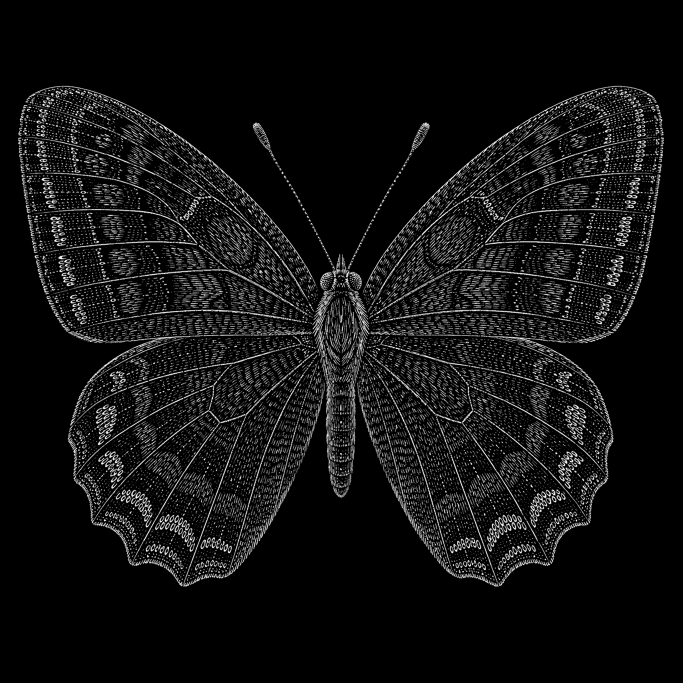
#> input picture input/butterfly.png, 2048 x 2048 px, given in place of circular_scene_3500.png, which was not available (shown at 1/3 size)
$ python analyze_image_order_multiples.py --output-dir out
#> lines starting #> are read from the running program, lines starting #| are printed output that depends on the picture; pictures that were not available may be replaced by others from this repository, and a replacement may not be noted
import argparse
import csv
import json
import math
from collections import defaultdict
from pathlib import Path

import matplotlib
import numpy as np
from PIL import Image

matplotlib.use("Agg")
import matplotlib.pyplot as plt


def parse_args():
    project_root = Path(__file__).resolve().parents[2]
    parser = argparse.ArgumentParser(
        description="按(m,n)共同本原方向分析图块复杂度与整数倍级次耦合。"
    )
    parser.add_argument(
        "--input-file",
        type=Path,
        default=project_root
        / "output"
        / "circular_7x7_target_49"
        / "circular_scene_3500.png",
    )
    parser.add_argument("--grid-size", type=int, default=6)
    parser.add_argument("--order-m-start", type=int, default=-6)
    parser.add_argument("--order-n-start", type=int, default=-3)
    parser.add_argument("--complex-count", type=int, default=12)
    parser.add_argument("--analysis-size", type=int, default=1200)
    parser.add_argument("--output-dir", type=Path, required=True)
    return parser.parse_args()


def primitive_direction(m, n):
    divisor = math.gcd(abs(m), abs(n))
    if divisor == 0:
        return 0, 0
    return m // divisor, n // divisor


def tile_complexities(gray, grid_size):
    normalized = gray.astype(np.float32) / 255.0
    dx = np.abs(np.diff(normalized, axis=1, prepend=normalized[:, :1]))
    dy = np.abs(np.diff(normalized, axis=0, prepend=normalized[:1, :]))
    detail = normalized + dx + dy
    edges = np.linspace(0, gray.shape[0], grid_size + 1, dtype=int)
    values = np.zeros((grid_size, grid_size), dtype=np.float64)
    for row in range(grid_size):
        for column in range(grid_size):
            values[row, column] = detail[
                edges[row] : edges[row + 1],
                edges[column] : edges[column + 1],
            ].sum()
    return values / values.max()


def analyze(complexities, m_start, n_start, complex_count):
    grid_size = complexities.shape[0]
    groups = defaultdict(list)
    for row in range(grid_size):
        for column in range(grid_size):
            m, n = m_start + row, n_start + column
            groups[primitive_direction(m, n)].append((row, column, m, n))

    complex_indices = set(
        np.argsort(complexities.ravel())[::-1][:complex_count].tolist()
    )
    rows = []
    for direction, members in groups.items():
        member_orders = ";".join(f"({m},{n})" for _r, _c, m, n in members)
        for row, column, m, n in members:
            flat_index = row * grid_size + column
            rows.append(
                {
                    "grid_row": row + 1,
                    "grid_column": column + 1,
                    "m": m,
                    "n": n,
                    "complexity": float(complexities[row, column]),
                    "high_complexity": flat_index in complex_indices,
                    "primitive_m": direction[0],
                    "primitive_n": direction[1],
                    "multiple_coupling_degree": len(members) - 1,
                    "multiple_group": member_orders,
                }
            )
    rows.sort(key=lambda item: (item["grid_row"], item["grid_column"]))
    return rows


def plot_analysis(gray, complexities, rows, grid_size, output_file):
    figure, axes = plt.subplots(1, 2, figsize=(16, 7.5))
    axes[0].imshow(gray, cmap="gray", vmin=0, vmax=255)
    axes[0].set_title("Supplied circular image: 6x6 complexity")
    height, width = gray.shape
    for index in range(1, grid_size):
        axes[0].axhline(index * height / grid_size, color="red", linewidth=0.8)
        axes[0].axvline(index * width / grid_size, color="red", linewidth=0.8)
    for row in range(grid_size):
        for column in range(grid_size):
            axes[0].text(
                (column + 0.5) * width / grid_size,
                (row + 0.5) * height / grid_size,
                f"{complexities[row, column]:.2f}",
                color="yellow",
                ha="center",
                va="center",
                fontsize=9,
                bbox={"facecolor": "black", "alpha": 0.45, "pad": 1},
            )
    axes[0].axis("off")

    colors = ["#72c472", "#f4d35e", "#f29e4c", "#e45756"]
    for item in rows:
        row = item["grid_row"] - 1
        column = item["grid_column"] - 1
        degree = item["multiple_coupling_degree"]
        color = colors[min(degree, len(colors) - 1)]
        rectangle = plt.Rectangle(
            (column, row),
            1,
            1,
            facecolor=color,
            edgecolor="black",
            linewidth=3 if item["high_complexity"] else 0.8,
        )
        axes[1].add_patch(rectangle)
        axes[1].text(
            column + 0.5,
            row + 0.36,
            f"({item['m']},{item['n']})",
            ha="center",
            va="center",
            fontweight="bold" if item["high_complexity"] else "normal",
        )
        axes[1].text(
            column + 0.5,
            row + 0.68,
            f"complex={item['complexity']:.2f}  degree={degree}",
            ha="center",
            va="center",
            fontsize=7.5,
        )
    axes[1].set_xlim(0, grid_size)
    axes[1].set_ylim(grid_size, 0)
    axes[1].set_aspect("equal")
    axes[1].set_xticks(np.arange(grid_size) + 0.5)
    axes[1].set_yticks(np.arange(grid_size) + 0.5)
    axes[1].set_xticklabels([str(item) for item in range(1, grid_size + 1)])
    axes[1].set_yticklabels([str(item) for item in range(1, grid_size + 1)])
    axes[1].set_xlabel("image grid column")
    axes[1].set_ylabel("image grid row")
    axes[1].set_title(
        "Integer-multiple coupling\nblack border = top-complexity tile; degree 0 = no multiple partner"
    )
    figure.tight_layout()
    figure.savefig(output_file, dpi=190, bbox_inches="tight")
    plt.close(figure)


def main():
    args = parse_args()
    if args.output_dir.exists():
        raise FileExistsError(f"输出目录已存在：{args.output_dir}")
    if args.grid_size < 1 or not 1 <= args.complex_count <= args.grid_size**2:
        raise ValueError("grid-size或complex-count不合法。")
    with Image.open(args.input_file) as image:
#> image is the input picture: PIL image 2048x2048 RGB; min 0, max 255, mean 17.9
        gray = np.asarray(
            image.convert("L").resize(
                (args.analysis_size, args.analysis_size),
                Image.Resampling.NEAREST,
            )
        )
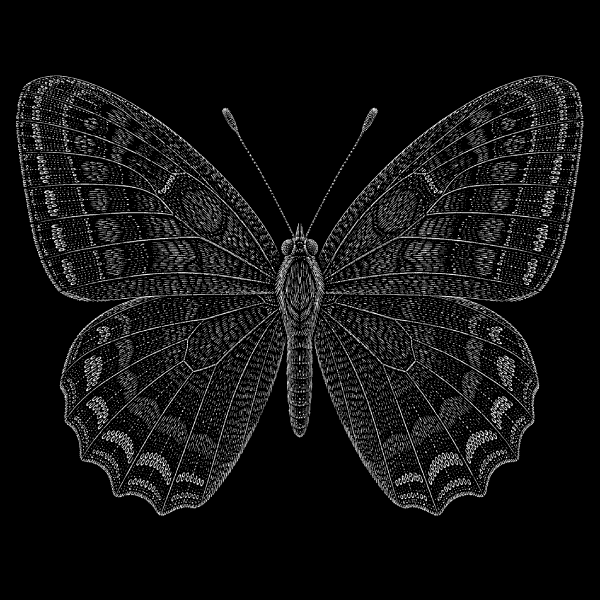
#> gray: shape (1200, 1200) (shown at 1/2 size); min 0, max 255, mean 18
    complexities = tile_complexities(gray, args.grid_size)
#> in tile_complexities, `dx = np.abs(np.diff(normalized, axis=1, prepend=normalized[:, :1]))`:
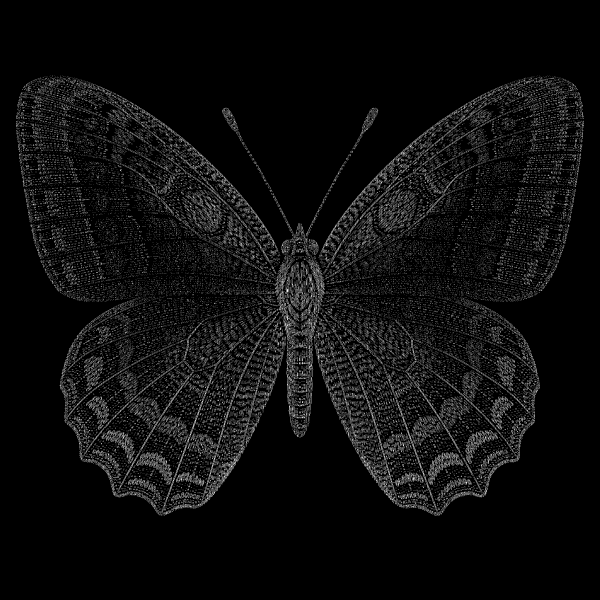
#> dx: shape (1200, 1200) float32 (shown at 1/2 size); min 0, max 1, mean 0.0558
#> in tile_complexities, `dy = np.abs(np.diff(normalized, axis=0, prepend=normalized[:1, :]))`:
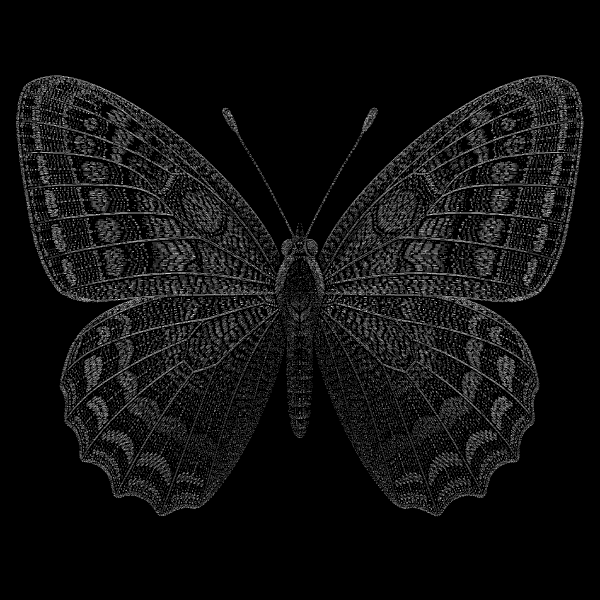
#> dy: shape (1200, 1200) float32 (shown at 1/2 size); min 0, max 1, mean 0.0631
#> in tile_complexities, `detail = normalized + dx + dy`:
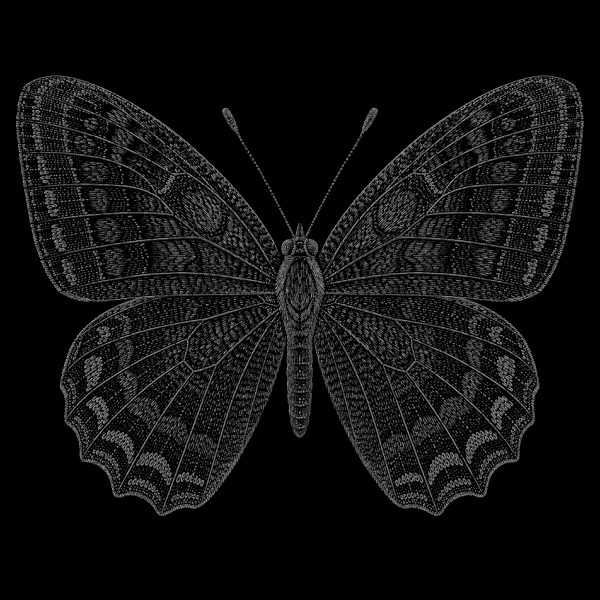
#> detail: shape (1200, 1200) float32 (shown at 1/2 size); min 0, max 3, mean 0.189; drawn with min black and max white
#> after the loop in tile_complexities, `for row in range(grid_size):`: values = [[3562.3, 528.7, 0, 0, 538.7, 3394.7], [12367, 12683.7, 3517.7, 3788.3, 13087.3, 12211], [9184.3, 14260.3, 15672.3, 15977, 14860.7, 9002], [4994.7, 14381.3, 15369.3, 15537, 14486.3, 4868], [3492.7, 16085.7, 8182.7, 8354, 16283.3, 3320.3], [0, 1280, 115, 142.3, 1235.7, 0]]
#> complexities = [[0.219, 0.0325, 0, 0, 0.0331, 0.208], [0.759, 0.779, 0.216, 0.233, 0.804, 0.75], [0.564, 0.876, 0.962, 0.981, 0.913, 0.553], [0.307, 0.883, 0.944, 0.954, 0.89, 0.299], [0.214, 0.988, 0.503, 0.513, 1, 0.204], [0, 0.0786, 0.00706, 0.00874, 0.0759, 0]]
    rows = analyze(
        complexities,
        args.order_m_start,
        args.order_n_start,
        args.complex_count,
    )
#> in analyze, `complex_indices = set( np.argsort(complexities.ravel())[::-1][:complex..`: complex_indices = 12 items
#> after the loop in analyze, `for direction, members in groups.items():`: rows = 36 items
#> rows = 36 items
    args.output_dir.mkdir(parents=True)
    with (args.output_dir / "image_order_multiple_metrics.csv").open(
        "w", newline="", encoding="utf-8-sig"
    ) as handle:
        writer = csv.DictWriter(handle, fieldnames=list(rows[0]))
        writer.writeheader()
        writer.writerows(rows)
    high = [item for item in rows if item["high_complexity"]]
#> high = 12 items
    summary = {
        "grid_size": args.grid_size,
        "order_m_range": [args.order_m_start, args.order_m_start + args.grid_size - 1],
        "order_n_range": [args.order_n_start, args.order_n_start + args.grid_size - 1],
        "high_complexity_count": len(high),
        "high_complexity_without_multiple_partner": sum(
            item["multiple_coupling_degree"] == 0 for item in high
        ),
        "high_complexity_coupled_orders": [
            [item["m"], item["n"]]
            for item in high
            if item["multiple_coupling_degree"] > 0
        ],
    }
#> summary = {'grid_size': 6, 'order_m_range': [-6, -1], 'order_n_range': [-3, 2], 'high_complexity_count': 12, 'high_complexity_without_multiple_partner': 5, 'high_complexity_coupled_orders': [[-4, -2], [-4, 0], [-3, -1], [-3, 0], [-3, 1], [-2, -2], [-2, 1]]}
    (args.output_dir / "summary.json").write_text(
        json.dumps(summary, ensure_ascii=False, indent=2), encoding="utf-8"
    )
    plot_analysis(
        gray,
        complexities,
        rows,
        args.grid_size,
        args.output_dir / "image_order_multiple_map.png",
    )
#> the loop in plot_analysis, `for item in rows:` made 36 passes
#> (row, column, degree, color) on passes 1 to 12: (0, 0, 2, '#f29e4c'), (0, 1, 1, '#f4d35e'), (0, 2, 0, '#72c472'), (0, 3, 5, '#e45756'), (0, 4, 0, '#72c472'), (0, 5, 1, '#f4d35e'), (1, 0, 0, '#72c472'), (1, 1, 0, '#72c472'), (1, 2, 0, '#72c472'), (1, 3, 5, '#e45756'), (1, 4, 0, '#72c472'), (1, 5, 0, '#72c472')
#> in plot_analysis, `figure.savefig(output_file, dpi=190, bbox_inches="tight")`:
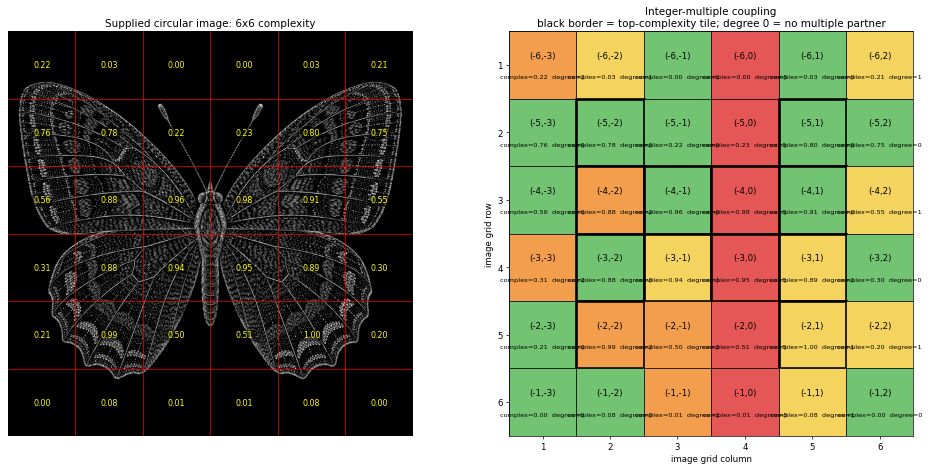
#> figure drawn by matplotlib, 2 panels
    print(json.dumps(summary, ensure_ascii=False, indent=2))
#> (printed output is left out)


if __name__ == "__main__":
    main()

$ run again, on input/butterfly_simple_image2.png
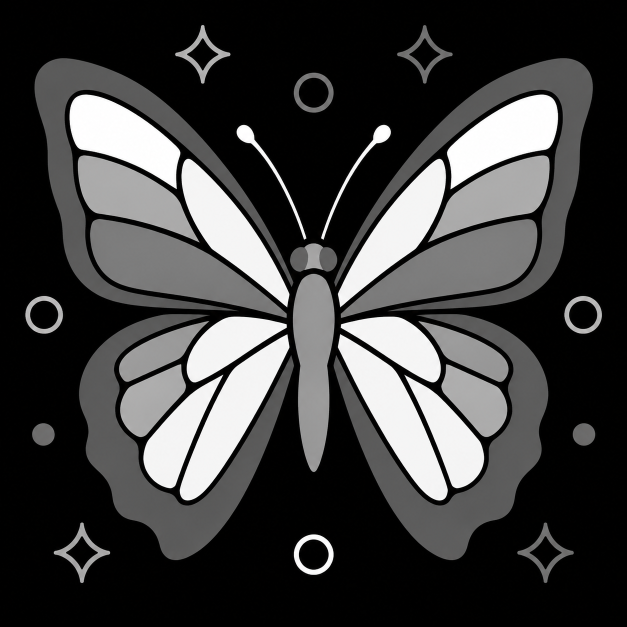
#> input picture input/butterfly_simple_image2.png, 1254 x 1254 px, given in place of circular_scene_3500.png, which was not available (shown at 1/2 size)
#> in main, image is the input picture: PIL image 1254x1254 RGB; mean R, G, B 62.5, 62.3, 62.2
#> in tile_complexities, `detail = normalized + dx + dy`:
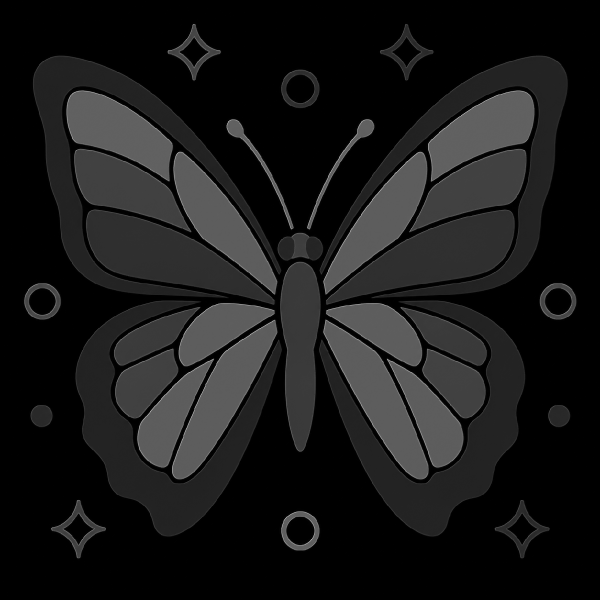
#> detail: shape (1200, 1200) float32 (shown at 1/2 size); min 0, max 2.63, mean 0.263; drawn with min black and max white
#> after the loop in tile_complexities, `for row in range(grid_size):`: values = [[4445.2, 3526.4, 1204.7, 936.7, 2948.1, 4555.6], [12437, 26521.5, 5844.2, 5775, 26543, 12647.8], [4941.9, 17752.8, 20684.5, 20617, 17860.4, 5014], [2960.9, 20552.5, 27065.7, 27078.2, 20652.3, 3052.3], [2011.8, 22366.5, 11043.7, 11033, 22509.1, 2043.7], [2261.2, 2525.3, 1629.6, 1647.4, 2556.7, 1535.8]]
#> complexities = [[0.164, 0.13, 0.0445, 0.0346, 0.109, 0.168], [0.459, 0.979, 0.216, 0.213, 0.98, 0.467], [0.183, 0.656, 0.764, 0.761, 0.66, 0.185], [0.109, 0.759, 1, 1, 0.763, 0.113], [0.0743, 0.826, 0.408, 0.407, 0.831, 0.0755], [0.0835, 0.0933, 0.0602, 0.0608, 0.0944, 0.0567]]
#> complex_indices = 12 items
#> after the loop in analyze, `for direction, members in groups.items():`: rows = 36 items
#> high = 12 items
#> summary = {'grid_size': 6, 'order_m_range': [-6, -1], 'order_n_range': [-3, 2], 'high_complexity_count': 12, 'high_complexity_without_multiple_partner': 5, 'high_complexity_coupled_orders': [[-4, -2], [-4, 0], [-3, -1], [-3, 0], [-3, 1], [-2, -2], [-2, 1]]}
#> the loop in plot_analysis, `for item in rows:` made 36 passes
#> (row, column, degree, color) on passes 1 to 8: (0, 0, 2, '#f29e4c'), (0, 1, 1, '#f4d35e'), (0, 2, 0, '#72c472'), (0, 3, 5, '#e45756'), (0, 4, 0, '#72c472'), (0, 5, 1, '#f4d35e'), (1, 0, 0, '#72c472'), (1, 1, 0, '#72c472')
#> in plot_analysis, `figure.savefig(output_file, dpi=190, bbox_inches="tight")`:
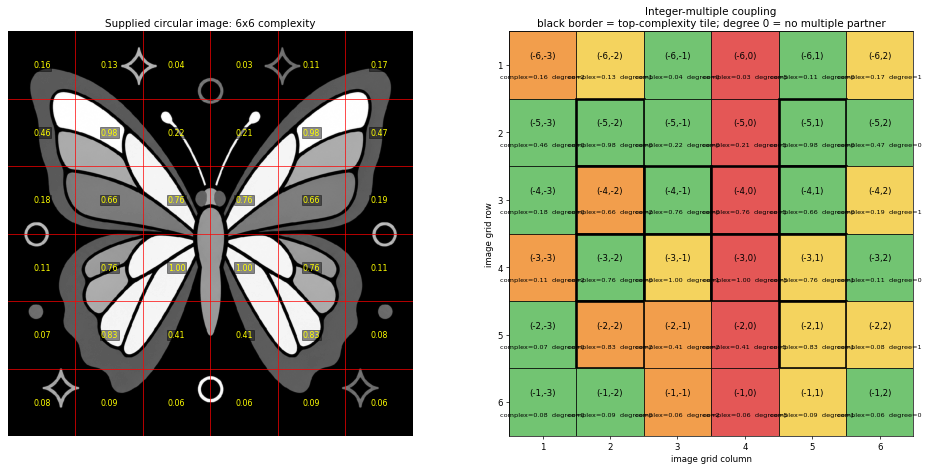
#> figure drawn by matplotlib, 2 panels
#> (printed output is left out)

$ run again, on input/easy_picture.png
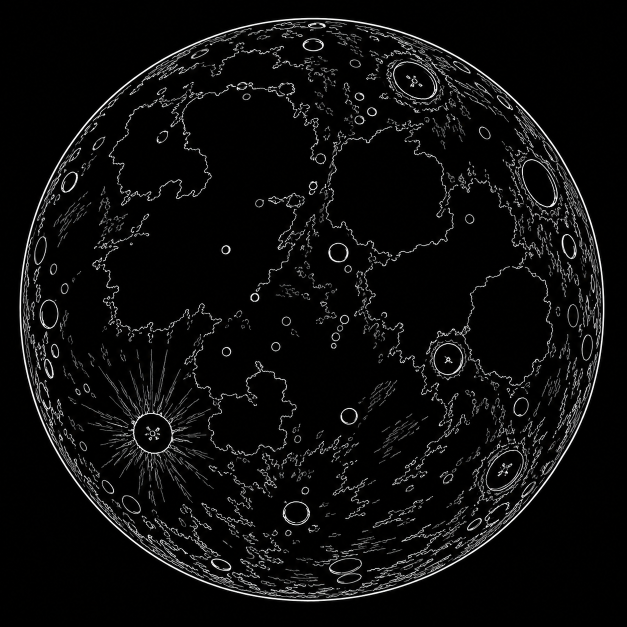
#> input picture input/easy_picture.png, 1254 x 1254 px, given in place of circular_scene_3500.png, which was not available (shown at 1/2 size)
#> in main, image is the input picture: PIL image 1254x1254 RGB; mean R, G, B 12.9, 12.9, 12.8
#> in tile_complexities, `detail = normalized + dx + dy`:
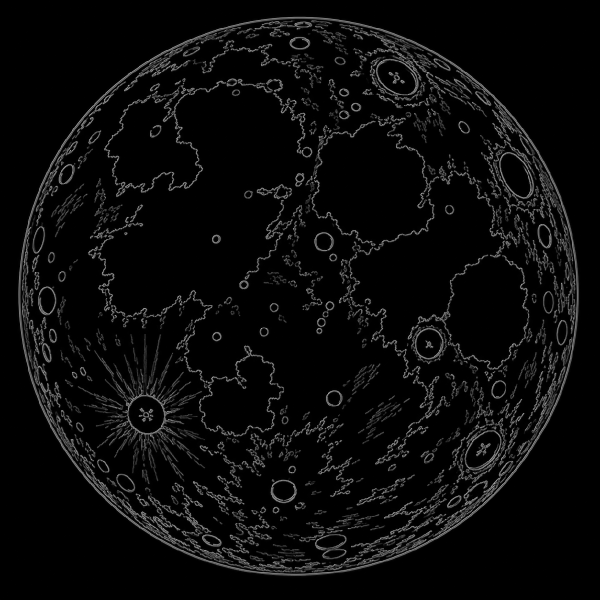
#> detail: shape (1200, 1200) float32 (shown at 1/2 size); min 0, max 2.93, mean 0.123; drawn with min black and max white
#> after the loop in tile_complexities, `for row in range(grid_size):`: values = [[106.2, 5222.3, 6520, 7752.5, 6278.3, 94.53], [4624.8, 4378, 1969.1, 4372.9, 5896.6, 6196.7], [5382.7, 2508.5, 3043, 3967.4, 2190.5, 8377.8], [6653.9, 6377.5, 3205, 3524.4, 6075.6, 6812], [4642.1, 8592.5, 6188, 5229.8, 8565.9, 5059.2], [95.54, 6178.6, 7832.6, 7279.8, 5560, 90.22]]
#> complexities = [[0.0124, 0.608, 0.759, 0.902, 0.731, 0.011], [0.538, 0.51, 0.229, 0.509, 0.686, 0.721], [0.626, 0.292, 0.354, 0.462, 0.255, 0.975], [0.774, 0.742, 0.373, 0.41, 0.707, 0.793], [0.54, 1, 0.72, 0.609, 0.997, 0.589], [0.0111, 0.719, 0.912, 0.847, 0.647, 0.0105]]
#> complex_indices = 12 items
#> after the loop in analyze, `for direction, members in groups.items():`: rows = 36 items
#> high = 12 items
#> summary = {'grid_size': 6, 'order_m_range': [-6, -1], 'order_n_range': [-3, 2], 'high_complexity_count': 12, 'high_complexity_without_multiple_partner': 5, 'high_complexity_coupled_orders': [[-6, 0], [-4, 2], [-3, -3], [-2, -2], [-2, 1], [-1, -1], [-1, 0]]}
#> the loop in plot_analysis, `for item in rows:` made 36 passes
#> (row, column, degree, color) on passes 1 to 8: (0, 0, 2, '#f29e4c'), (0, 1, 1, '#f4d35e'), (0, 2, 0, '#72c472'), (0, 3, 5, '#e45756'), (0, 4, 0, '#72c472'), (0, 5, 1, '#f4d35e'), (1, 0, 0, '#72c472'), (1, 1, 0, '#72c472')
#> in plot_analysis, `figure.savefig(output_file, dpi=190, bbox_inches="tight")`:
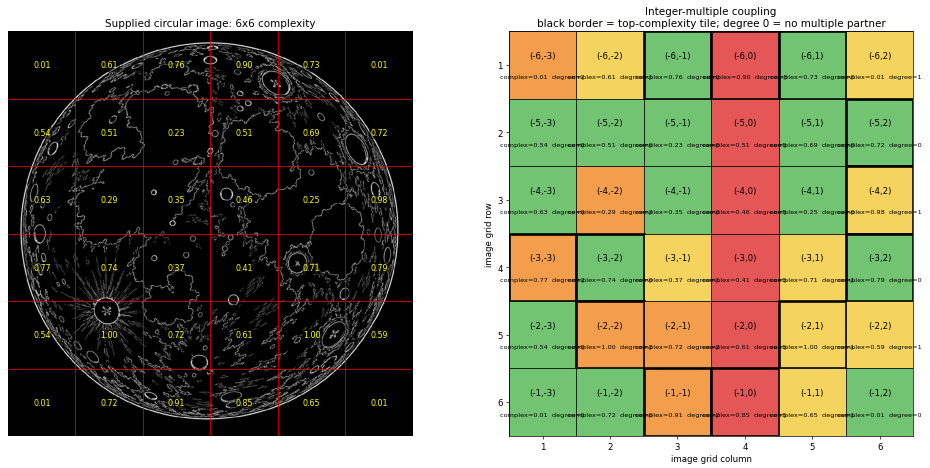
#> figure drawn by matplotlib, 2 panels
#> (printed output is left out)
